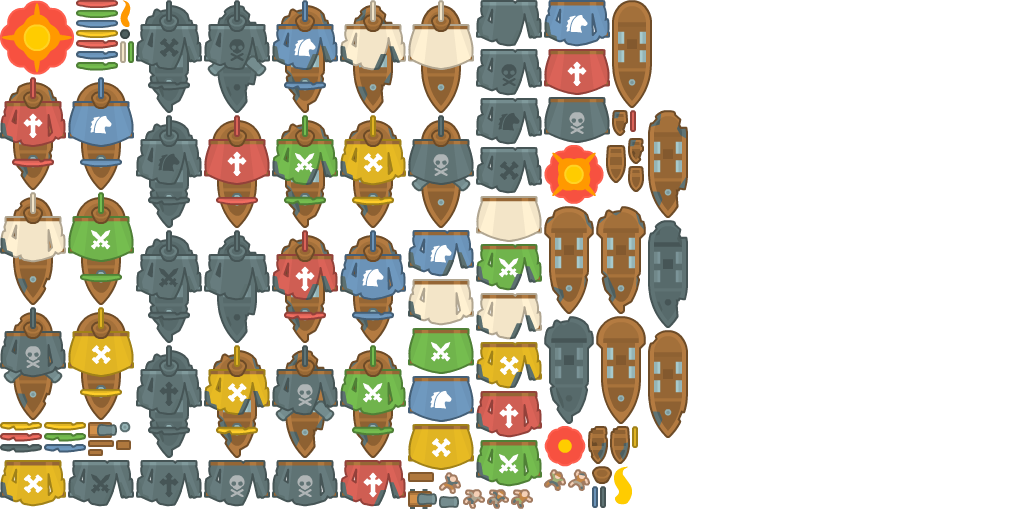
#> input picture sim/assets/_src/pirate/ships_sheet.png, 1024 x 512 px
$ python strip.py ../assets/_src/pirate/ships_sheet.png ../assets/_src/pirate/tiles_sheet.png
#> lines starting #> are read from the running program, lines starting #| are printed output that depends on the picture
import sys
from PIL import Image, ImageDraw
src, dst = sys.argv[1], sys.argv[2]
im = Image.open(src).convert("RGBA")
#> im is the input picture: PIL image 1024x512 RGBA; mean R, G, B, A 60.8, 54.2, 40.6, 106.5
S = 6
picks = {
  "grass": [(15,30),(8,10),(17,29),(18,30),(14,20),(10,20)],
  "water": [(3,7),(3,4),(16,2),(19,9),(17,3),(12,1)],
  "dirt":  [(36,11),(1,30),(36,10),(2,32),(27,14),(1,35)],
  "fence": [(35,11),(37,11),(5,23),(1,0),(10,11),(29,5)],
}
rows = len(picks)
COLS = 6
cell = 16*S
pad = 18
W = COLS*(cell+8)+8
H = rows*(cell+pad+8)+8
img = Image.new("RGBA", (W, H), (30, 34, 28, 255))
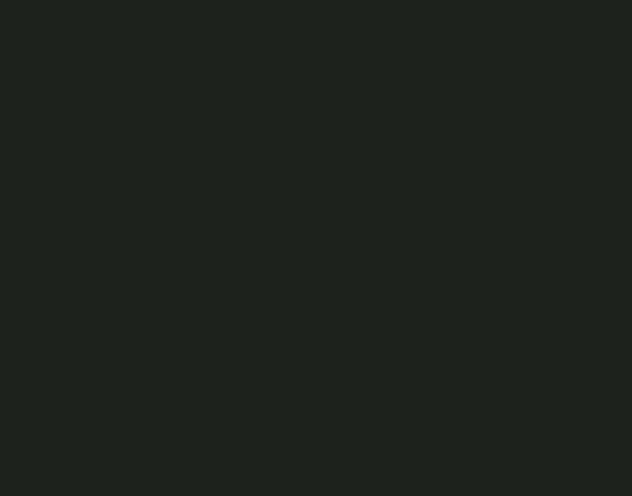
#> img: PIL image 632x496 RGBA; mean R, G, B, A 30, 34, 28, 255
d = ImageDraw.Draw(img)
for ri,(name, coords) in enumerate(picks.items()):
    y = 8 + ri*(cell+pad+8)
    d.text((6, y-10), name, fill=(240, 240, 220, 255))
    for ci,(cx,cy) in enumerate(coords):
        t = im.crop((cx*16, cy*16, cx*16+16, cy*16+16)).resize((cell, cell), Image.NEAREST)
        x = 8 + ci*(cell+8)
        img.alpha_composite(t, (x, y))
        d.text((x, y+cell+2), f"{cx},{cy}", fill=(200, 220, 200, 255))
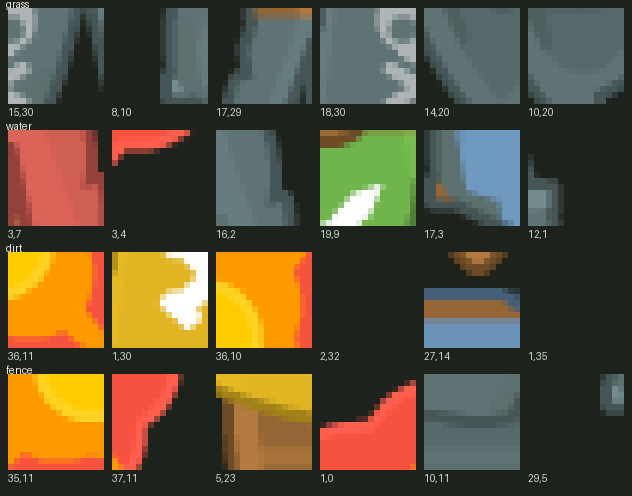
#> img: PIL image 632x496 RGBA; mean R, G, B, A 92.9, 80.9, 56.7, 255
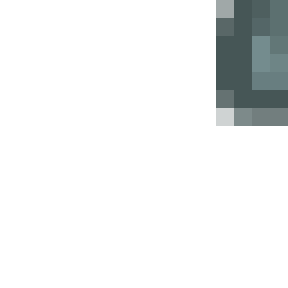
#> t: PIL image 96x96 RGBA (shown 3 times larger); mean R, G, B, A 8.7, 10.6, 10.7, 25.5; transparent parts drawn white
img.save(dst)
print(img.size)
#| (632, 496)
